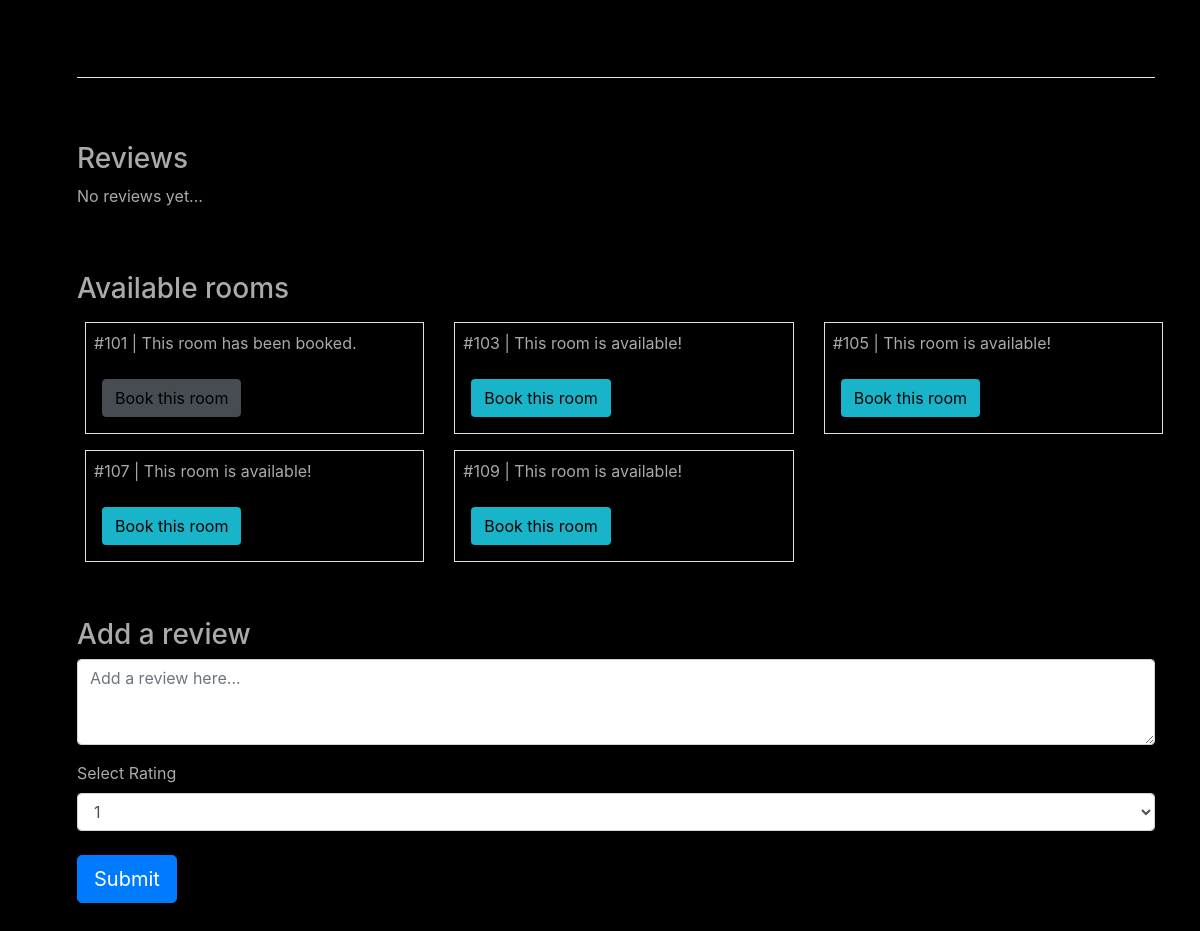
/hotel/the-royal-palace (signed in, lower part), run on an earlier commit of the app's database.
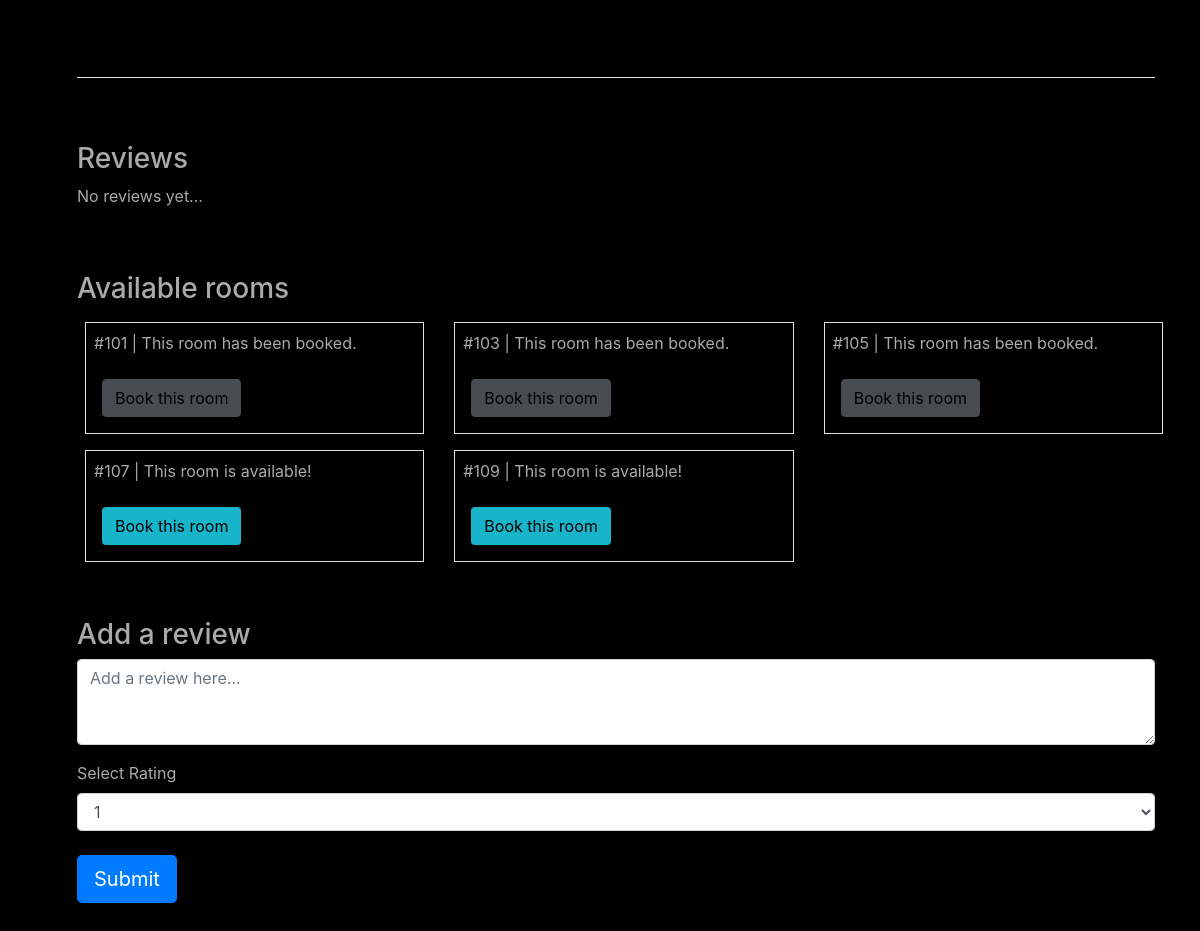
And on a later commit of the database.
### base/models.py (models this page shows, shortened)
class HotelRoom(models.Model):
    hotel = models.ForeignKey(Hotel, on_delete=models.CASCADE)
    room_number = models.IntegerField(blank=False, default='000')
    is_booked = models.BooleanField(default=False)
    slug = models.SlugField()
    def get_abs_url(self):
        return reverse("base:hotel-room", kwargs={
            'slug': self.slug
        })

### base/views.py (the view)
# urls.py: path('hotel/<slug>', views.hotels, name='hotel'),
def hotels(request, slug):
    hotel = get_object_or_404(Hotel, slug=slug)
    rooms = HotelRoom.objects.filter(hotel=hotel)
    if request.method == 'POST':
        rev_content = request.POST.get('review', '')
        rating = request.POST.get('rating', '')
        print(rev_content)
        print(type(rating))
        review = HotelReview.objects.create(user=request.user, hotel=hotel, review=rev_content, user_rating=int(rating))
    reviews_list = HotelReview.objects.filter(hotel=hotel)
    context = {
        'hotel': hotel,
        'rooms': rooms,
        'reviews': reviews_list
    }
    context['picture'] = request.user.social_auth.get(provider='auth0').extra_data['picture']
    print(datetime.datetime.now())
    return render(request, "base/hotel.html", context)

### base/models.py (called while the page is built)
    def get_abs_url(self):
        return reverse("base:hotel", kwargs={
            'slug': self.slug
        })

### base/templates/base/hotel.html (shortened to what this page needs)
{% extends "base/base.html" %}
{% block content %}
    <div class="container m-3 p-3">
      <div class="row">
        <div class="col-md">
        </div>
        <div class="col-md">
        </div>
      </div>
    </div>
    <div class="container m-3 p-3">
      <hr style="background-color: white;">
    </div>
    <div class="container m-3 p-3">
      <div class="row">
        <div class="col-md">
          <h3>Reviews</h3>
            {% for review in reviews %}
              <div class="container">
                <p>Date: {{ review.post_date }} | User: {{ review.user.username }}</p>
                <p>{{ review.review }}</p>
                {{ review.user_rating }}
                {% if review.user_rating == 5 %}
                <i class="fa fa-star"></i>
                <i class="fa fa-star"></i>
                <i class="fa fa-star"></i>
                <i class="fa fa-star"></i>
                <i class="fa fa-star"></i>
                {% elif review.user_rating == 4 %}
                <i class="fa fa-star"></i>
                <i class="fa fa-star"></i>
                <i class="fa fa-star"></i>
                <i class="fa fa-star"></i>
                <i class="fa fa-star-o"></i>
                {% elif review.user_rating == 3 %}
                <i class="fa fa-star"></i>
                <i class="fa fa-star"></i>
                <i class="fa fa-star"></i>
                <i class="fa fa-star-o"></i>
                <i class="fa fa-star-o"></i>
                {% elif review.user_rating == 2 %}
                <i class="fa fa-star"></i>
                <i class="fa fa-star"></i>
                <i class="fa fa-star-o"></i>
                <i class="fa fa-star-o"></i>
                <i class="fa fa-star-o"></i>
                {% elif review.user_rating == 1 %}
                <i class="fa fa-star"></i>
                <i class="fa fa-star-o"></i>
                <i class="fa fa-star-o"></i>
                <i class="fa fa-star-o"></i>
                <i class="fa fa-star-o"></i>
                {% endif %}
              </div>
            {% empty %}
              <div>
                <p>No reviews yet...</p>
              </div>
            {% endfor %}
        </div>
      </div>
    </div>
    <div class="container m-3 p-3">
      <div class="row">
        <div class="col-lg">
          <h3>Available rooms</h3>
        </div>
      </div>
      <div class="row">
        {% for room in rooms %}
        <div class="col-lg-4">
            <div class="container m-2 p-2 border border-grey">
                {% if room.is_booked != True %}
                    <p>#{{ room.room_number }} | This room is available!</p>
                    <a class="btn bg-steel btn-md ml-1 m-2" href="{{ room.get_abs_url }}" style="color: black;">Book this room <span class="sr-only">(current)</span></a>
                {% else %}
                    <p>#{{ room.room_number }} | This room has been booked.</p>
                    <a class="btn btn-secondary btn-md ml-1 m-2 disabled" href="{{ room.get_abs_url }}" style="color: black;" disabled>Book this room <span class="sr-only">(current)</span></a>
                {% endif %}
            </div>
        </div>
        {% endfor %}
      </div>
    </div>
    <div class="container m-3 p-3">
      <div class="row">
        <div class="col-lg">
          <h3>Add a review</h2>
            <form method="POST" action="">
                <div class="form-group">
                  <div class="form-group">
                    <textarea class="form-control" id="exampleFormControlTextarea1" rows="3" placeholder="Add a review here..." name="review"></textarea>
                  </div>
                  <div class="form-group">
                    <label for="exampleFormControlSelect1">Select Rating</label>
                    <select class="form-control" id="exampleFormControlSelect1" name="rating">
                      <option>1</option>
                    </select>
                  </div>
                </div>
                <button type="submit" class="btn btn-primary btn-lg mt-2">Submit</button>
            </form>
        </div>
      </div>
    </div>
{% endblock content %}

What changed in the data, as far as the page shows it:
changed HotelRoom (number 2 of 5 on the later page): is_booked "| This room is available!" → "| This room has been booked."
changed HotelRoom (number 3 of 5 on the later page): is_booked "| This room is available!" → "| This room has been booked."
